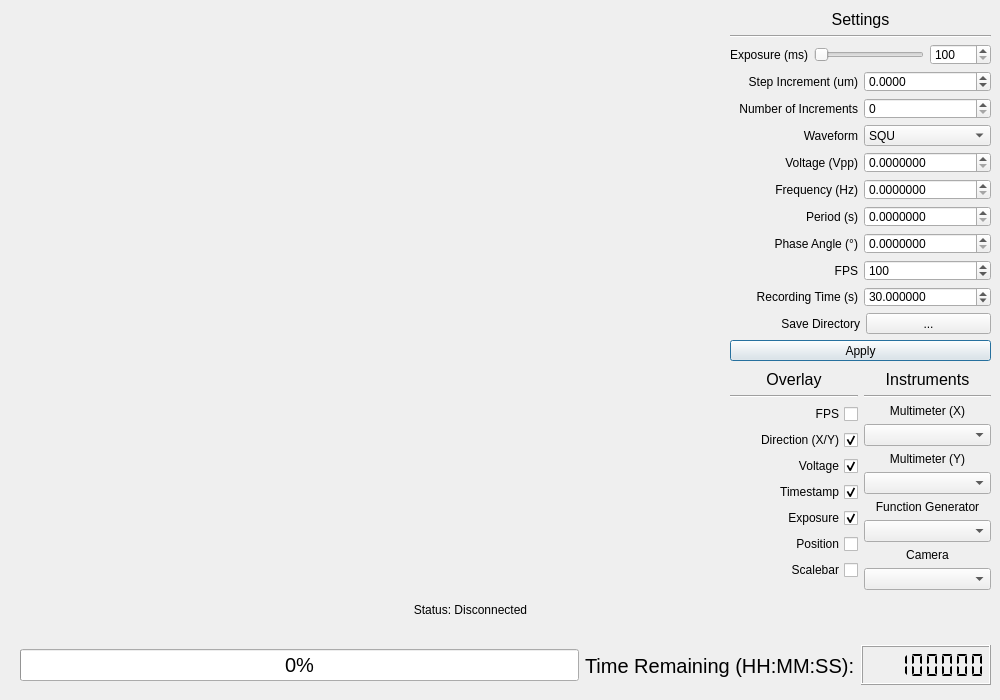
<?xml version="1.0" encoding="UTF-8"?>
<ui version="4.0">
 <class>Dialog</class>
 <widget class="QDialog" name="Dialog">
  <property name="geometry">
   <rect>
    <x>0</x>
    <y>0</y>
    <width>1000</width>
    <height>700</height>
   </rect>
  </property>
  <property name="sizePolicy">
   <sizepolicy hsizetype="Preferred" vsizetype="Preferred">
    <horstretch>0</horstretch>
    <verstretch>0</verstretch>
   </sizepolicy>
  </property>
  <property name="maximumSize">
   <size>
    <width>1000</width>
    <height>700</height>
   </size>
  </property>
  <property name="windowTitle">
   <string>Dialog</string>
  </property>
  <widget class="QWidget" name="verticalLayoutWidget_6">
   <property name="geometry">
    <rect>
     <x>730</x>
     <y>10</y>
     <width>261</width>
     <height>351</height>
    </rect>
   </property>
   <layout class="QVBoxLayout" name="verticalLayout_6">
    <item>
     <widget class="QLabel" name="label_15">
      <property name="font">
       <font>
        <pointsize>12</pointsize>
       </font>
      </property>
      <property name="text">
       <string>Settings</string>
      </property>
      <property name="alignment">
       <set>Qt::AlignmentFlag::AlignCenter</set>
      </property>
     </widget>
    </item>
    <item>
     <widget class="Line" name="line_3">
      <property name="orientation">
       <enum>Qt::Orientation::Horizontal</enum>
      </property>
     </widget>
    </item>
    <item>
     <layout class="QHBoxLayout" name="horizontalLayout_13">
      <item>
       <widget class="QLabel" name="label_9">
        <property name="text">
         <string>Exposure (ms)</string>
        </property>
        <property name="alignment">
         <set>Qt::AlignmentFlag::AlignRight|Qt::AlignmentFlag::AlignTrailing|Qt::AlignmentFlag::AlignVCenter</set>
        </property>
       </widget>
      </item>
      <item>
       <widget class="QSlider" name="exposureTimeSlider">
        <property name="minimum">
         <number>100</number>
        </property>
        <property name="maximum">
         <number>20000</number>
        </property>
        <property name="orientation">
         <enum>Qt::Orientation::Horizontal</enum>
        </property>
        <property name="tickInterval">
         <number>10</number>
        </property>
       </widget>
      </item>
      <item>
       <widget class="QSpinBox" name="exposureTimeValue">
        <property name="minimumSize">
         <size>
          <width>50</width>
          <height>0</height>
         </size>
        </property>
        <property name="minimum">
         <number>100</number>
        </property>
        <property name="maximum">
         <number>20000</number>
        </property>
       </widget>
      </item>
     </layout>
    </item>
    <item>
     <layout class="QHBoxLayout" name="horizontalLayout_2">
      <item>
       <widget class="QLabel" name="label_6">
        <property name="text">
         <string>Step Increment (um)</string>
        </property>
        <property name="alignment">
         <set>Qt::AlignmentFlag::AlignRight|Qt::AlignmentFlag::AlignTrailing|Qt::AlignmentFlag::AlignVCenter</set>
        </property>
       </widget>
      </item>
      <item>
       <widget class="QDoubleSpinBox" name="stepIncrementSelect">
        <property name="minimumSize">
         <size>
          <width>100</width>
          <height>0</height>
         </size>
        </property>
        <property name="decimals">
         <number>4</number>
        </property>
        <property name="minimum">
         <double>-10000.000000000000000</double>
        </property>
        <property name="maximum">
         <double>10000.000000000000000</double>
        </property>
       </widget>
      </item>
     </layout>
    </item>
    <item>
     <layout class="QHBoxLayout" name="horizontalLayout_9">
      <item>
       <widget class="QLabel" name="label_13">
        <property name="text">
         <string>Number of Increments</string>
        </property>
        <property name="alignment">
         <set>Qt::AlignmentFlag::AlignRight|Qt::AlignmentFlag::AlignTrailing|Qt::AlignmentFlag::AlignVCenter</set>
        </property>
       </widget>
      </item>
      <item>
       <widget class="QSpinBox" name="numberIncrementsSelect">
        <property name="minimumSize">
         <size>
          <width>100</width>
          <height>0</height>
         </size>
        </property>
       </widget>
      </item>
     </layout>
    </item>
    <item>
     <layout class="QHBoxLayout" name="horizontalLayout_7">
      <item>
       <widget class="QLabel" name="label_11">
        <property name="text">
         <string>Waveform</string>
        </property>
        <property name="alignment">
         <set>Qt::AlignmentFlag::AlignRight|Qt::AlignmentFlag::AlignTrailing|Qt::AlignmentFlag::AlignVCenter</set>
        </property>
       </widget>
      </item>
      <item>
       <widget class="QComboBox" name="waveformSelect">
        <property name="minimumSize">
         <size>
          <width>100</width>
          <height>0</height>
         </size>
        </property>
        <item>
         <property name="text">
          <string>SQU</string>
         </property>
        </item>
        <item>
         <property name="text">
          <string>SIN</string>
         </property>
        </item>
       </widget>
      </item>
     </layout>
    </item>
    <item>
     <layout class="QHBoxLayout" name="horizontalLayout_3">
      <item>
       <widget class="QLabel" name="label_7">
        <property name="text">
         <string>Voltage (Vpp)</string>
        </property>
        <property name="alignment">
         <set>Qt::AlignmentFlag::AlignRight|Qt::AlignmentFlag::AlignTrailing|Qt::AlignmentFlag::AlignVCenter</set>
        </property>
       </widget>
      </item>
      <item>
       <widget class="QDoubleSpinBox" name="voltageSelect">
        <property name="minimumSize">
         <size>
          <width>100</width>
          <height>0</height>
         </size>
        </property>
        <property name="decimals">
         <number>7</number>
        </property>
        <property name="maximum">
         <double>20.000000000000000</double>
        </property>
       </widget>
      </item>
     </layout>
    </item>
    <item>
     <layout class="QHBoxLayout" name="horizontalLayout_6">
      <item>
       <widget class="QLabel" name="frequencyLabel">
        <property name="text">
         <string>Frequency (Hz)</string>
        </property>
        <property name="alignment">
         <set>Qt::AlignmentFlag::AlignRight|Qt::AlignmentFlag::AlignTrailing|Qt::AlignmentFlag::AlignVCenter</set>
        </property>
       </widget>
      </item>
      <item>
       <widget class="QDoubleSpinBox" name="frequencySelect">
        <property name="minimumSize">
         <size>
          <width>100</width>
          <height>0</height>
         </size>
        </property>
        <property name="decimals">
         <number>7</number>
        </property>
        <property name="maximum">
         <double>10000000.000000000000000</double>
        </property>
       </widget>
      </item>
     </layout>
    </item>
    <item>
     <layout class="QHBoxLayout" name="horizontalLayout_5">
      <item>
       <widget class="QLabel" name="periodLabel">
        <property name="text">
         <string>Period (s)</string>
        </property>
        <property name="alignment">
         <set>Qt::AlignmentFlag::AlignRight|Qt::AlignmentFlag::AlignTrailing|Qt::AlignmentFlag::AlignVCenter</set>
        </property>
       </widget>
      </item>
      <item>
       <widget class="QDoubleSpinBox" name="periodSelect">
        <property name="minimumSize">
         <size>
          <width>100</width>
          <height>0</height>
         </size>
        </property>
        <property name="decimals">
         <number>7</number>
        </property>
        <property name="maximum">
         <double>10000000.000000000000000</double>
        </property>
       </widget>
      </item>
     </layout>
    </item>
    <item>
     <layout class="QHBoxLayout" name="horizontalLayout_8">
      <item>
       <widget class="QLabel" name="label_12">
        <property name="text">
         <string>Phase Angle (°)</string>
        </property>
        <property name="alignment">
         <set>Qt::AlignmentFlag::AlignRight|Qt::AlignmentFlag::AlignTrailing|Qt::AlignmentFlag::AlignVCenter</set>
        </property>
       </widget>
      </item>
      <item>
       <widget class="QDoubleSpinBox" name="phaseSelect">
        <property name="minimumSize">
         <size>
          <width>100</width>
          <height>0</height>
         </size>
        </property>
        <property name="decimals">
         <number>7</number>
        </property>
        <property name="maximum">
         <double>180.000000000000000</double>
        </property>
       </widget>
      </item>
     </layout>
    </item>
    <item>
     <layout class="QHBoxLayout" name="horizontalLayout">
      <item>
       <widget class="QLabel" name="label_5">
        <property name="text">
         <string>FPS</string>
        </property>
        <property name="alignment">
         <set>Qt::AlignmentFlag::AlignRight|Qt::AlignmentFlag::AlignTrailing|Qt::AlignmentFlag::AlignVCenter</set>
        </property>
       </widget>
      </item>
      <item>
       <widget class="QDoubleSpinBox" name="fpsSelect">
        <property name="minimumSize">
         <size>
          <width>100</width>
          <height>0</height>
         </size>
        </property>
        <property name="decimals">
         <number>0</number>
        </property>
        <property name="minimum">
         <double>1.000000000000000</double>
        </property>
        <property name="maximum">
         <double>169.000000000000000</double>
        </property>
        <property name="value">
         <double>100.000000000000000</double>
        </property>
       </widget>
      </item>
     </layout>
    </item>
    <item>
     <layout class="QHBoxLayout" name="horizontalLayout_4">
      <item>
       <widget class="QLabel" name="label_8">
        <property name="text">
         <string>Recording Time (s)</string>
        </property>
        <property name="alignment">
         <set>Qt::AlignmentFlag::AlignRight|Qt::AlignmentFlag::AlignTrailing|Qt::AlignmentFlag::AlignVCenter</set>
        </property>
       </widget>
      </item>
      <item>
       <widget class="QDoubleSpinBox" name="recordingTimeSelect">
        <property name="minimumSize">
         <size>
          <width>100</width>
          <height>0</height>
         </size>
        </property>
        <property name="decimals">
         <number>6</number>
        </property>
        <property name="maximum">
         <double>10000.000000000000000</double>
        </property>
        <property name="value">
         <double>30.000000000000000</double>
        </property>
       </widget>
      </item>
     </layout>
    </item>
    <item>
     <layout class="QHBoxLayout" name="horizontalLayout_11">
      <item>
       <widget class="QLabel" name="label_19">
        <property name="maximumSize">
         <size>
          <width>16777215</width>
          <height>15</height>
         </size>
        </property>
        <property name="layoutDirection">
         <enum>Qt::LayoutDirection::RightToLeft</enum>
        </property>
        <property name="text">
         <string>Save Directory</string>
        </property>
        <property name="alignment">
         <set>Qt::AlignmentFlag::AlignRight|Qt::AlignmentFlag::AlignTrailing|Qt::AlignmentFlag::AlignVCenter</set>
        </property>
       </widget>
      </item>
      <item>
       <widget class="QToolButton" name="saveDirectorySelect">
        <property name="minimumSize">
         <size>
          <width>125</width>
          <height>0</height>
         </size>
        </property>
        <property name="text">
         <string>...</string>
        </property>
       </widget>
      </item>
     </layout>
    </item>
    <item>
     <widget class="QPushButton" name="applyButton">
      <property name="text">
       <string>Apply</string>
      </property>
     </widget>
    </item>
   </layout>
  </widget>
  <widget class="QPushButton" name="playButton">
   <property name="geometry">
    <rect>
     <x>20</x>
     <y>590</y>
     <width>41</width>
     <height>41</height>
    </rect>
   </property>
   <property name="text">
    <string/>
   </property>
   <property name="icon">
    <iconset theme="media-playback-start"/>
   </property>
   <property name="checkable">
    <bool>true</bool>
   </property>
   <property name="checked">
    <bool>false</bool>
   </property>
   <property name="default">
    <bool>false</bool>
   </property>
   <property name="flat">
    <bool>true</bool>
   </property>
  </widget>
  <widget class="QPushButton" name="pauseButton">
   <property name="geometry">
    <rect>
     <x>70</x>
     <y>590</y>
     <width>41</width>
     <height>41</height>
    </rect>
   </property>
   <property name="text">
    <string/>
   </property>
   <property name="icon">
    <iconset theme="media-playback-pause"/>
   </property>
   <property name="checkable">
    <bool>true</bool>
   </property>
   <property name="flat">
    <bool>true</bool>
   </property>
  </widget>
  <widget class="QPushButton" name="stopButton">
   <property name="geometry">
    <rect>
     <x>230</x>
     <y>590</y>
     <width>41</width>
     <height>41</height>
    </rect>
   </property>
   <property name="text">
    <string/>
   </property>
   <property name="icon">
    <iconset theme="media-playback-stop"/>
   </property>
   <property name="checkable">
    <bool>false</bool>
   </property>
   <property name="flat">
    <bool>true</bool>
   </property>
  </widget>
  <widget class="QPushButton" name="recordButton">
   <property name="geometry">
    <rect>
     <x>180</x>
     <y>590</y>
     <width>41</width>
     <height>41</height>
    </rect>
   </property>
   <property name="text">
    <string/>
   </property>
   <property name="icon">
    <iconset theme="media-record"/>
   </property>
   <property name="checkable">
    <bool>true</bool>
   </property>
   <property name="checked">
    <bool>false</bool>
   </property>
   <property name="flat">
    <bool>true</bool>
   </property>
  </widget>
  <widget class="QPushButton" name="refreshButton">
   <property name="geometry">
    <rect>
     <x>670</x>
     <y>590</y>
     <width>41</width>
     <height>41</height>
    </rect>
   </property>
   <property name="text">
    <string/>
   </property>
   <property name="icon">
    <iconset theme="view-refresh"/>
   </property>
   <property name="flat">
    <bool>true</bool>
   </property>
  </widget>
  <widget class="QPushButton" name="screenshotButton">
   <property name="geometry">
    <rect>
     <x>120</x>
     <y>590</y>
     <width>41</width>
     <height>41</height>
    </rect>
   </property>
   <property name="text">
    <string/>
   </property>
   <property name="icon">
    <iconset theme="camera-photo"/>
   </property>
   <property name="flat">
    <bool>true</bool>
   </property>
  </widget>
  <widget class="QLabel" name="statusMessage">
   <property name="geometry">
    <rect>
     <x>270</x>
     <y>600</y>
     <width>401</width>
     <height>20</height>
    </rect>
   </property>
   <property name="text">
    <string>Status: Disconnected</string>
   </property>
   <property name="alignment">
    <set>Qt::AlignmentFlag::AlignCenter</set>
   </property>
  </widget>
  <widget class="QWidget" name="horizontalLayoutWidget_10">
   <property name="geometry">
    <rect>
     <x>20</x>
     <y>640</y>
     <width>971</width>
     <height>51</height>
    </rect>
   </property>
   <layout class="QHBoxLayout" name="horizontalLayout_10">
    <item>
     <widget class="QProgressBar" name="progressBar">
      <property name="maximumSize">
       <size>
        <width>710</width>
        <height>16777215</height>
       </size>
      </property>
      <property name="font">
       <font>
        <pointsize>15</pointsize>
       </font>
      </property>
      <property name="value">
       <number>0</number>
      </property>
     </widget>
    </item>
    <item>
     <widget class="QLabel" name="label_18">
      <property name="font">
       <font>
        <pointsize>15</pointsize>
       </font>
      </property>
      <property name="text">
       <string>Time Remaining (HH:MM:SS):</string>
      </property>
     </widget>
    </item>
    <item>
     <widget class="QLCDNumber" name="timeRemainingPanel">
      <property name="minimumSize">
       <size>
        <width>130</width>
        <height>0</height>
       </size>
      </property>
      <property name="maximumSize">
       <size>
        <width>130</width>
        <height>40</height>
       </size>
      </property>
      <property name="smallDecimalPoint">
       <bool>true</bool>
      </property>
      <property name="digitCount">
       <number>8</number>
      </property>
      <property name="mode">
       <enum>QLCDNumber::Mode::Dec</enum>
      </property>
      <property name="segmentStyle">
       <enum>QLCDNumber::SegmentStyle::Flat</enum>
      </property>
      <property name="value" stdset="0">
       <double>99199199.000000000000000</double>
      </property>
     </widget>
    </item>
   </layout>
  </widget>
  <widget class="QWidget" name="layoutWidget">
   <property name="geometry">
    <rect>
     <x>730</x>
     <y>370</y>
     <width>261</width>
     <height>261</height>
    </rect>
   </property>
   <layout class="QHBoxLayout" name="horizontalLayout_12">
    <item>
     <layout class="QVBoxLayout" name="verticalLayout_7">
      <item>
       <widget class="QLabel" name="label_14">
        <property name="font">
         <font>
          <pointsize>12</pointsize>
         </font>
        </property>
        <property name="text">
         <string>Overlay</string>
        </property>
        <property name="alignment">
         <set>Qt::AlignmentFlag::AlignCenter</set>
        </property>
       </widget>
      </item>
      <item>
       <widget class="Line" name="line">
        <property name="orientation">
         <enum>Qt::Orientation::Horizontal</enum>
        </property>
       </widget>
      </item>
      <item>
       <widget class="QCheckBox" name="showFPS">
        <property name="layoutDirection">
         <enum>Qt::LayoutDirection::RightToLeft</enum>
        </property>
        <property name="text">
         <string>FPS</string>
        </property>
       </widget>
      </item>
      <item>
       <widget class="QCheckBox" name="showDirection">
        <property name="layoutDirection">
         <enum>Qt::LayoutDirection::RightToLeft</enum>
        </property>
        <property name="text">
         <string>Direction (X/Y)</string>
        </property>
        <property name="checked">
         <bool>true</bool>
        </property>
       </widget>
      </item>
      <item>
       <widget class="QCheckBox" name="showVoltage">
        <property name="layoutDirection">
         <enum>Qt::LayoutDirection::RightToLeft</enum>
        </property>
        <property name="text">
         <string>Voltage</string>
        </property>
        <property name="checked">
         <bool>true</bool>
        </property>
       </widget>
      </item>
      <item>
       <widget class="QCheckBox" name="showTimestamp">
        <property name="layoutDirection">
         <enum>Qt::LayoutDirection::RightToLeft</enum>
        </property>
        <property name="text">
         <string>Timestamp</string>
        </property>
        <property name="checked">
         <bool>true</bool>
        </property>
       </widget>
      </item>
      <item>
       <widget class="QCheckBox" name="showExposure">
        <property name="layoutDirection">
         <enum>Qt::LayoutDirection::RightToLeft</enum>
        </property>
        <property name="text">
         <string>Exposure</string>
        </property>
        <property name="checked">
         <bool>true</bool>
        </property>
       </widget>
      </item>
      <item>
       <widget class="QCheckBox" name="showPosition">
        <property name="layoutDirection">
         <enum>Qt::LayoutDirection::RightToLeft</enum>
        </property>
        <property name="text">
         <string>Position</string>
        </property>
       </widget>
      </item>
      <item>
       <widget class="QCheckBox" name="showScalebar">
        <property name="layoutDirection">
         <enum>Qt::LayoutDirection::RightToLeft</enum>
        </property>
        <property name="text">
         <string>Scalebar</string>
        </property>
       </widget>
      </item>
      <item>
       <spacer name="verticalSpacer">
        <property name="orientation">
         <enum>Qt::Orientation::Vertical</enum>
        </property>
        <property name="sizeHint" stdset="0">
         <size>
          <width>20</width>
          <height>40</height>
         </size>
        </property>
       </spacer>
      </item>
     </layout>
    </item>
    <item>
     <layout class="QVBoxLayout" name="verticalLayout_4">
      <item>
       <widget class="QLabel" name="label_16">
        <property name="font">
         <font>
          <pointsize>12</pointsize>
         </font>
        </property>
        <property name="text">
         <string>Instruments</string>
        </property>
        <property name="alignment">
         <set>Qt::AlignmentFlag::AlignCenter</set>
        </property>
       </widget>
      </item>
      <item>
       <widget class="Line" name="line_2">
        <property name="orientation">
         <enum>Qt::Orientation::Horizontal</enum>
        </property>
       </widget>
      </item>
      <item>
       <layout class="QVBoxLayout" name="verticalLayout_3">
        <item>
         <widget class="QLabel" name="label_3">
          <property name="maximumSize">
           <size>
            <width>16777215</width>
            <height>15</height>
           </size>
          </property>
          <property name="text">
           <string>Multimeter (X)</string>
          </property>
          <property name="alignment">
           <set>Qt::AlignmentFlag::AlignCenter</set>
          </property>
         </widget>
        </item>
        <item>
         <widget class="QComboBox" name="multimeterXSelect">
          <property name="editable">
           <bool>false</bool>
          </property>
          <property name="currentText">
           <string/>
          </property>
          <property name="placeholderText">
           <string>Select</string>
          </property>
         </widget>
        </item>
       </layout>
      </item>
      <item>
       <layout class="QVBoxLayout" name="verticalLayout_2">
        <item>
         <widget class="QLabel" name="label_2">
          <property name="maximumSize">
           <size>
            <width>16777215</width>
            <height>15</height>
           </size>
          </property>
          <property name="text">
           <string>Multimeter (Y)</string>
          </property>
          <property name="alignment">
           <set>Qt::AlignmentFlag::AlignCenter</set>
          </property>
         </widget>
        </item>
        <item>
         <widget class="QComboBox" name="multimeterYSelect">
          <property name="editable">
           <bool>false</bool>
          </property>
          <property name="currentText">
           <string/>
          </property>
          <property name="placeholderText">
           <string>Select</string>
          </property>
         </widget>
        </item>
       </layout>
      </item>
      <item>
       <layout class="QVBoxLayout" name="verticalLayout">
        <item>
         <widget class="QLabel" name="label">
          <property name="maximumSize">
           <size>
            <width>16777215</width>
            <height>15</height>
           </size>
          </property>
          <property name="text">
           <string>Function Generator</string>
          </property>
          <property name="alignment">
           <set>Qt::AlignmentFlag::AlignCenter</set>
          </property>
         </widget>
        </item>
        <item>
         <widget class="QComboBox" name="functionGeneratorSelect">
          <property name="editable">
           <bool>false</bool>
          </property>
          <property name="currentText">
           <string/>
          </property>
          <property name="placeholderText">
           <string>Select</string>
          </property>
         </widget>
        </item>
       </layout>
      </item>
      <item>
       <layout class="QVBoxLayout" name="verticalLayout_5">
        <item>
         <widget class="QLabel" name="label_4">
          <property name="maximumSize">
           <size>
            <width>16777215</width>
            <height>15</height>
           </size>
          </property>
          <property name="text">
           <string>Camera</string>
          </property>
          <property name="alignment">
           <set>Qt::AlignmentFlag::AlignCenter</set>
          </property>
         </widget>
        </item>
        <item>
         <widget class="QComboBox" name="cameraSelectionSelect">
          <property name="editable">
           <bool>false</bool>
          </property>
          <property name="currentText">
           <string/>
          </property>
          <property name="placeholderText">
           <string>Select</string>
          </property>
         </widget>
        </item>
       </layout>
      </item>
      <item>
       <spacer name="verticalSpacer_2">
        <property name="orientation">
         <enum>Qt::Orientation::Vertical</enum>
        </property>
        <property name="sizeHint" stdset="0">
         <size>
          <width>20</width>
          <height>40</height>
         </size>
        </property>
       </spacer>
      </item>
     </layout>
    </item>
   </layout>
  </widget>
 </widget>
 <resources/>
 <connections/>
</ui>
